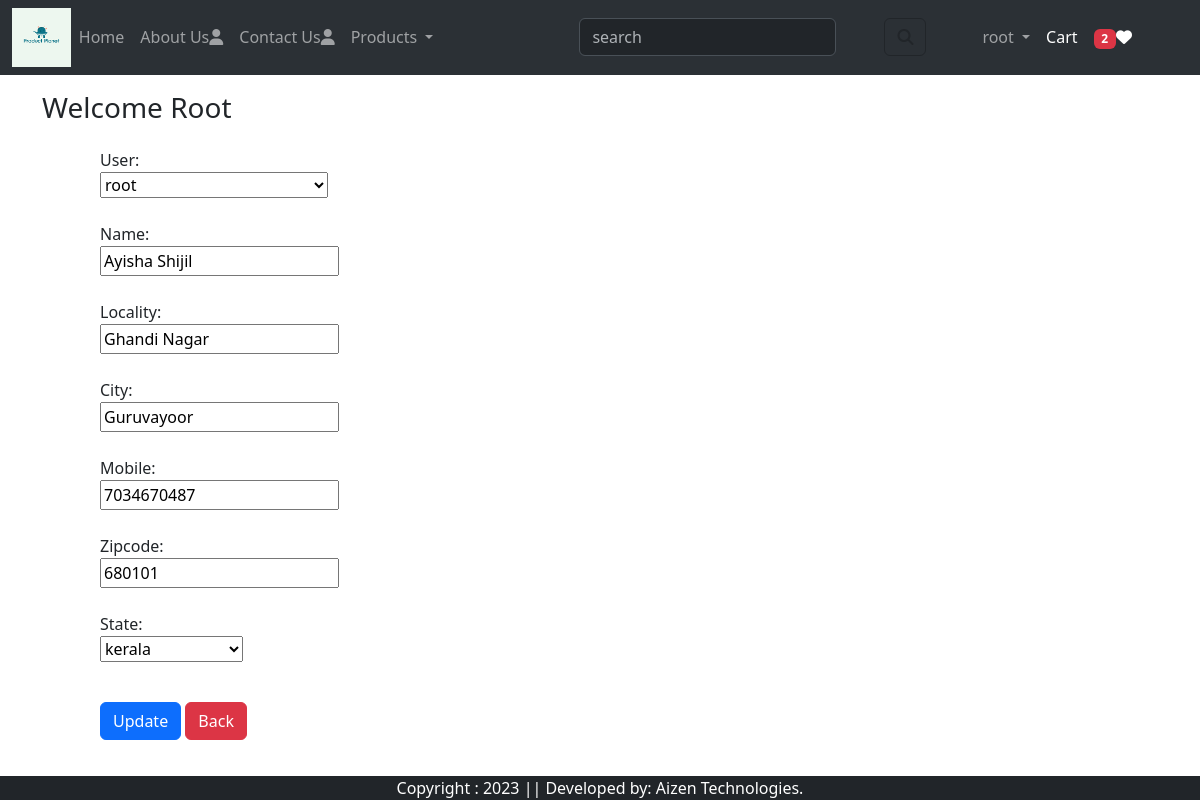
The page /update_address/19 (signed in) on the database its author committed.
### app1/models.py (models this page shows, shortened)
class customer(models.Model):
     user=models.ForeignKey(User,on_delete=models.CASCADE)
     name=models.CharField(max_length=200)
     locality=models.CharField(max_length=200)
     city=models.CharField(max_length=200)
     mobile=models.IntegerField(default=0)
     zipcode=models.IntegerField()
     state=models.CharField(choices=STAT_CHOICES, max_length=100)

### app1/views.py (the view, shortened to what this page needs)
# urls.py: path("update_address/<int:pk>",views.update_address.as_view(),name="update_address"),
@method_decorator(login_required,name='dispatch')
class update_address(View):
  def get(self,request,pk):
    totalitem=0
    wishitem=0
    if request.user.is_authenticated:
     totalitem=len(cart.objects.filter(user=request.user))
     wishitem=len(Wishlist.objects.filter(user=request.user))
    add=customer.objects.get(pk=pk)
    form=customerProfileForm(instance=add)
    return render(request,'update_address.html',locals())

### app1/forms.py
class customerProfileForm(forms.ModelForm):
    class Meta:
        model=customer
        fields='__all__'
        widget={
                'name':forms.TextInput(attrs={'class':'form-control'}),
                'locality':forms.TextInput(attrs={'class':'form-control'}),
                'city':forms.TextInput(attrs={'class':'form-control'}),
                'mobile':forms.NumberInput(attrs={'class':'form-control'}),
                'state':forms.Select(attrs={'class':'form-control'}),
                'zipcode':forms.NumberInput(attrs={'class':'form-control'}),
        }

### templates/update_address.html (shortened to what this page needs)
{% extends 'base.html' %}
{% load static %}
{% block main-content %}
<div class="container">
    <div class="row my-3">
        <h3>Welcome <span class="text-capitalize">{{request.user}}</span></h3>
    </div>
</div>
<div class="col-sm-8 offset-sm-1">
    <form method="post" action="">
       {% for frm in form %}
       {{frm.label_tag}} <br> {{frm}} <small class="text-danger my-3">{{frm.errors|striptags}}</small>
       <br><br>
       {% endfor %}
     <div class="col-12 mt-3">
         <button type="submit" class="btn btn-primary">Update</button>
         <a href="{% url 'address' %}" type="button" class="btn btn-danger">Back</a>
     </div>
    </form>
    <br><br>
</div>
{% endblock main-content %}

### templates/base.html (shortened to what this page needs)
<!DOCTYPE html>
<html lang="en">
{% load static %}
<head>
    <link href="https://cdn.jsdelivr.net/npm/bootstrap@5.3.2/dist/css/bootstrap.min.css" rel="stylesheet">
    <link rel="stylesheet" href="https://cdnjs.cloudflare.com/ajax/libs/onsen/2.10.10/css/font_awesome/css/all.min.css">
    <link href="{% static 'app1/css/style.css' %}" rel="stylesheet"/>
</head>
<body>
    <header>
        <nav class="navbar navbar-expand-lg bg-body-tertiary" data-bs-theme="dark">
            <div class="container-fluid">
                <img src="{% static 'app1/images/logo.png' %}" style="width: 5%; height: 5%;"/>
              <div class="collapse navbar-collapse" id="navbarSupportedContent">
                <ul class="navbar-nav me-auto mb-2 mb-lg-0">
                  {% if request.user.is_authenticated %}
                  <li class="nav-item">
                    <a class="nav-link" aria-current="page" href="/">Home</a>
                  </li>
                  <li class="nav-item">
                    <a class="nav-link" href="{% url 'about' %}">About Us<i class="fa fa-user" aria-hidden="true"></i></a>
                  </li>
                  <li class="nav-item">
                    <a class="nav-link" href="{% url 'contact' %}">Contact Us<i class="fa fa-user" aria-hidden="true"></i></a>
                  </li>
                  <li class="nav-item dropdown">
                    <a class="nav-link dropdown-toggle" href="#" role="button" data-bs-toggle="dropdown" aria-expanded="false">
                      Products
                    </a>
                  </li>
                </ul>
                <form class="d-flex" role="search" action="/search">
                  <input class="form-control me-5" type="search" placeholder="search" name="search" aria-label="Search">
                  <button class="btn btn-outline-dark me-5" type="submit"><i class="fa-solid fa-magnifying-glass"></i></button>
                </form>
                <ul class="navbar-nav me-5">
                    <li class="nav-item dropdown">
                      <a class="nav-link dropdown-toggle" href="#" role="button" data-bs-toggle="dropdown" aria-expanded="false">
                        {{request.user}}
                      </a>
                    </li>
                      <li class="nav-item">
                        <a aria-current="page" href="{% url 'show_cart' %}" class="nav-link text-white">Cart</a>
                      </li>
                      <li class="nav-item">
                        <a aria-current="page" href="{% url 'wishlist' %}" class="nav-link text-white"><span class="badge bg-danger">{% if wishitem > 0 %} {{wishitem}} {% endif %}</span><i class="fa fa-heart"></i></a>
                      </li>
                     {% endif %}
                </ul>
              </div>
            </div>
          </nav>
    </header>
    {% block main-content %}   {% endblock main-content %}
    <footer class="container-fluid bg-dark text-center text-white fixed-bottom text">
     Copyright : 2023 || Developed by: Aizen Technologies.
    </footer>
  </body>
</html>

### rows shown on the page
customer: form "root" "Ayisha Shijil" "Ghandi Nagar" "Guruvayoor" "7034670487" "680101" "kerala"

### other values the page prints
{{ request.user }} "root"
{{ wishitem }} "2"
{{ request.user }} "Root"
{{ frm.label_tag }} "User:" "Name:" "Locality:" "City:" "Mobile:" "Zipcode:" "State:"
